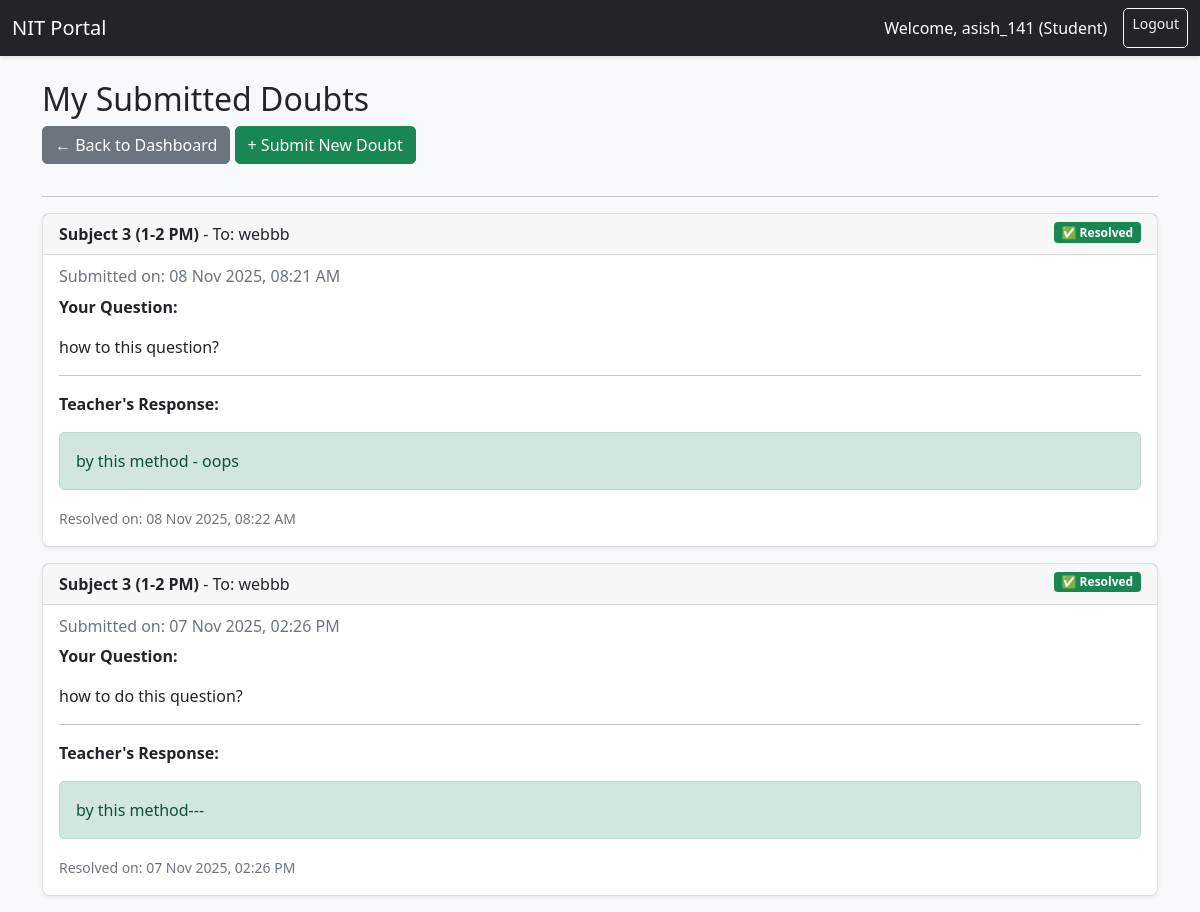
The page /student/doubts/ (signed in) on the database its author committed.
### portal/models.py (models this page shows, shortened)
class User(AbstractUser):
    ROLE_CHOICES = [
        ('student', 'Student'),
        ('teacher', 'Teacher'),
        ('doctor', 'Doctor'),  # ← Add this
    ]
    mobile_number = models.CharField(max_length=15, unique=True)
    role = models.CharField(max_length=20, choices=ROLE_CHOICES)
    is_mobile_verified = models.BooleanField(default=False)
    otp = models.CharField(max_length=6, blank=True, null=True)

class Doubt(models.Model):
    student = models.ForeignKey(Student, on_delete=models.CASCADE, related_name='doubts')
    teacher = models.ForeignKey(Teacher, on_delete=models.CASCADE, related_name='received_doubts')
    subject = models.ForeignKey(Subject, on_delete=models.CASCADE)
    question = models.TextField()
    response = models.TextField(blank=True, null=True)
    is_resolved = models.BooleanField(default=False)
    created_at = models.DateTimeField(auto_now_add=True)
    resolved_at = models.DateTimeField(null=True, blank=True)
    class Meta:
        ordering = ['-created_at']

class Subject(models.Model):
    SUBJECT_CHOICES = [
        ('subject1', 'Subject 1 (10-11 AM)'),
        ('subject2', 'Subject 2 (11-12 PM)'),
        ('subject3', 'Subject 3 (1-2 PM)'),
        ('subject4', 'Subject 4 (2-3 PM)'),
        ('subject5', 'Subject 5 (3-4 PM)'),
        ('subject6', 'Subject 6 (4-5 PM)'),
    ]
    TIME_SLOTS = {
        'subject1': '10:00-11:00',
        'subject2': '11:00-12:00',
        'subject3': '13:00-14:00',
        'subject4': '14:00-15:00',
        'subject5': '15:00-16:00',
        'subject6': '16:00-17:00',
    }
    name = models.CharField(max_length=50, choices=SUBJECT_CHOICES, unique=True)
    code = models.CharField(max_length=10, unique=True)

class Teacher(models.Model):
    user = models.OneToOneField(User, on_delete=models.CASCADE, related_name='teacher_profile')
    subject = models.ForeignKey(Subject, on_delete=models.SET_NULL, null=True, related_name='teacher')
    employee_id = models.CharField(max_length=20, unique=True)

### portal/views.py (the view)
# urls.py: path('student/doubts/', views.student_doubts, name='student_doubts'),
@login_required
def student_doubts(request):
    student = request.user.student_profile
    doubts = student.doubts.all()
    return render(request, 'portal/student_doubts.html', {'doubts': doubts})

### portal/templates/portal/student_doubts.html (shortened to what this page needs)
{% extends 'portal/base.html' %}
{% block content %}
<div class="row">
    <div class="col-md-12">
        <h2>My Submitted Doubts</h2>
        <a href="{% url 'student_dashboard' %}" class="btn btn-secondary mb-3">← Back to Dashboard</a>
        <a href="{% url 'submit_doubt' %}" class="btn btn-success mb-3">+ Submit New Doubt</a>
        <hr>
        {% if doubts %}
        {% for doubt in doubts %}
        <div class="card mb-3">
            <div class="card-header">
                <strong>{{ doubt.subject.get_name_display }}</strong> -
                To: {{ doubt.teacher.user.username }}
                {% if doubt.is_resolved %}
    <span class="badge bg-success float-end">✅ Resolved</span>
{% else %}
    <span class="badge bg-warning float-end">⏳ Pending</span>
{% endif %}
            </div>
            <div class="card-body">
                <h6 class="card-subtitle mb-2 text-muted">
                    Submitted on: {{ doubt.created_at|date:"d M Y, h:i A" }}
                </h6>
                <p class="card-text"><strong>Your Question:</strong></p>
                <p class="card-text">{{ doubt.question }}</p>
                {% if doubt.response %}
                <hr>
                <p class="card-text"><strong>Teacher's Response:</strong></p>
                <div class="alert alert-success">
                    {{ doubt.response }}
                </div>
                <small class="text-muted">Resolved on: {{ doubt.resolved_at|date:"d M Y, h:i A" }}</small>
                {% else %}
                <div class="alert alert-warning">
                    Waiting for teacher's response...
                </div>
                {% endif %}
            </div>
        </div>
        {% endfor %}
        {% else %}
        <div class="alert alert-info">
            You haven't submitted any doubts yet. <a href="{% url 'submit_doubt' %}">Submit your first doubt</a>
        </div>
        {% endif %}
    </div>
</div>
{% endblock %}

### portal/templates/portal/base.html (shortened to what this page needs)
{% load static%}
<!DOCTYPE html>
<html lang="en">
<head>
    <link href="https://cdn.jsdelivr.net/npm/bootstrap@5.1.3/dist/css/bootstrap.min.css" rel="stylesheet">
    <link rel="stylesheet" href="{% static 'portal/css/custom.css' %}">
</head>
<body>
    <nav class="navbar navbar-expand-lg navbar-dark bg-dark">
        <div class="container-fluid">
            <a class="navbar-brand" href="#">NIT Portal</a>
            {% if user.is_authenticated %}
            <div class="d-flex">
                <span class="navbar-text text-white me-3">
                    Welcome, {{ user.username }} ({{ user.role|title }})
                </span>
                <a href="{% url 'logout' %}" class="btn btn-outline-light btn-sm">Logout</a>
            </div>
            {% endif %}
        </div>
    </nav>
    <div class="container mt-4">
        {% block content %}{% endblock %}
    </div>
</body>
</html>

### portal/static/portal/css/custom.css (style rules this page uses)
body { background-color: #f8f9fa; font-family: 'Segoe UI', Tahoma, Geneva, Verdana, sans-serif; }
.navbar { box-shadow: 0 2px 4px rgba(0,0,0,.1); }
.card { box-shadow: 0 0.125rem 0.25rem rgba(0,0,0,.075); margin-bottom: 1rem; border-radius: 8px; }
.btn { border-radius: 5px; font-weight: 500; }
.alert { border-radius: 5px; }

### rows shown on the page
User: username "asish_141", role "Student"
Doubt: subject.name "Subject 3 (1-2 PM)", teacher.user.username "webbb", is_resolved "✅ Resolved", created_at "08 Nov 2025, 08:21 AM", question "how to this question?", response "by this method - oops", resolved_at "08 Nov 2025, 08:22 AM"
Doubt: subject.name "Subject 3 (1-2 PM)", teacher.user.username "webbb", is_resolved "✅ Resolved", created_at "07 Nov 2025, 02:26 PM", question "how to do this question?", response "by this method---", resolved_at "07 Nov 2025, 02:26 PM"
